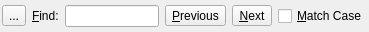
<ui version="4.0" >
 <class>Form</class>
 <widget class="QWidget" name="Form" >
  <property name="geometry" >
   <rect>
    <x>0</x>
    <y>0</y>
    <width>369</width>
    <height>32</height>
   </rect>
  </property>
  <property name="windowTitle" >
   <string>Form</string>
  </property>
  <layout class="QHBoxLayout" name="horizontalLayout" >
   <property name="margin" >
    <number>2</number>
   </property>
   <item>
    <widget class="QToolButton" name="close" >
     <property name="text" >
      <string>...</string>
     </property>
     <property name="icon" >
      <iconset resource="../images/icons.qrc" >
       <normaloff>:/editdelete.svg</normaloff>:/editdelete.svg</iconset>
     </property>
     <property name="shortcut" >
      <string>Esc</string>
     </property>
    </widget>
   </item>
   <item>
    <widget class="QLabel" name="label" >
     <property name="text" >
      <string>&amp;Find:</string>
     </property>
     <property name="buddy" >
      <cstring>text</cstring>
     </property>
    </widget>
   </item>
   <item>
    <widget class="QLineEdit" name="text" />
   </item>
   <item>
    <widget class="QToolButton" name="previous" >
     <property name="text" >
      <string>&amp;Previous</string>
     </property>
     <property name="icon" >
      <iconset resource="../images/icons.qrc" >
       <normaloff>:/1leftarrow.svg</normaloff>:/1leftarrow.svg</iconset>
     </property>
     <property name="toolButtonStyle" >
      <enum>Qt::ToolButtonIconOnly</enum>
     </property>
    </widget>
   </item>
   <item>
    <widget class="QToolButton" name="next" >
     <property name="text" >
      <string>&amp;Next</string>
     </property>
     <property name="icon" >
      <iconset resource="../images/icons.qrc" >
       <normaloff>:/1rightarrow.svg</normaloff>:/1rightarrow.svg</iconset>
     </property>
     <property name="toolButtonStyle" >
      <enum>Qt::ToolButtonIconOnly</enum>
     </property>
    </widget>
   </item>
   <item>
    <widget class="QCheckBox" name="matchCase" >
     <property name="text" >
      <string>&amp;Match Case</string>
     </property>
    </widget>
   </item>
  </layout>
 </widget>
 <resources>
  <include location="../images/icons.qrc" />
 </resources>
 <connections>
  <connection>
   <sender>close</sender>
   <signal>clicked()</signal>
   <receiver>Form</receiver>
   <slot>hide()</slot>
   <hints>
    <hint type="sourcelabel" >
     <x>14</x>
     <y>16</y>
    </hint>
    <hint type="destinationlabel" >
     <x>33</x>
     <y>31</y>
    </hint>
   </hints>
  </connection>
  <connection>
   <sender>text</sender>
   <signal>returnPressed()</signal>
   <receiver>next</receiver>
   <slot>animateClick()</slot>
   <hints>
    <hint type="sourcelabel" >
     <x>122</x>
     <y>14</y>
    </hint>
    <hint type="destinationlabel" >
     <x>247</x>
     <y>21</y>
    </hint>
   </hints>
  </connection>
 </connections>
</ui>
